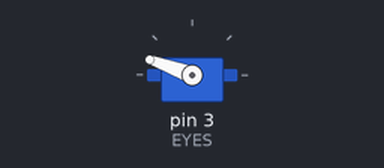
Bench run of a sketch on a simulated Arduino Uno, built with avr-gcc and run on an emulated ATmega328P. On the bench: servo.

Above: at 0.05 s.
Timing chart, 0 to 4.6 s (numbered marks = the images above):
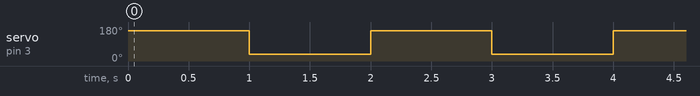

The sketch:

head.ino
```cpp
#include <Servo.h>

#define EYES 3
#define RT_LIMIT 160
#define LT_LIMIT 35
#define MID 90
Servo eyes;
void setup() {
  // put your setup code here, to run once:
  eyes.attach(EYES);
  eyes.write(90);
}

void loop() {
  // put your main code here, to run repeatedly:
  // eyes right > 90
  // eyes left < 90
    eyes.write(RT_LIMIT);
    delay(1000);
    eyes.write(LT_LIMIT);
    delay(1000);
}
```

Measured:
- by itself, servo on pin 3 (EYES): alternates 160° for 1.0 s and 35° for 1.0 s
